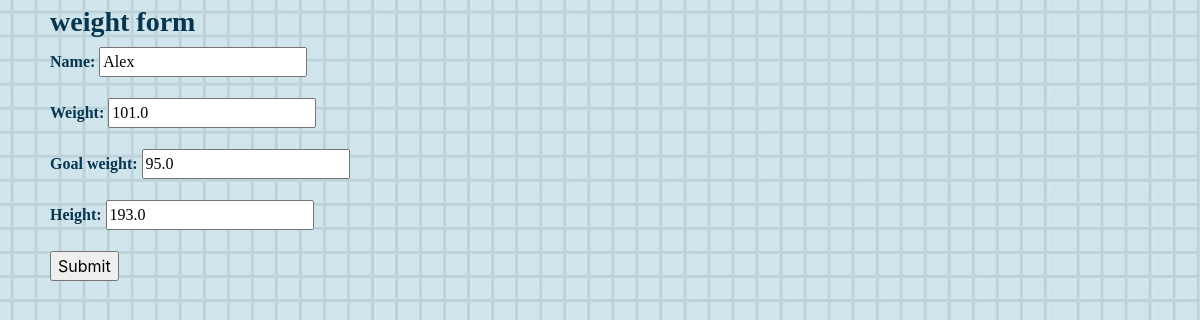
The page /update-details/1/ on the database as committed earlier.
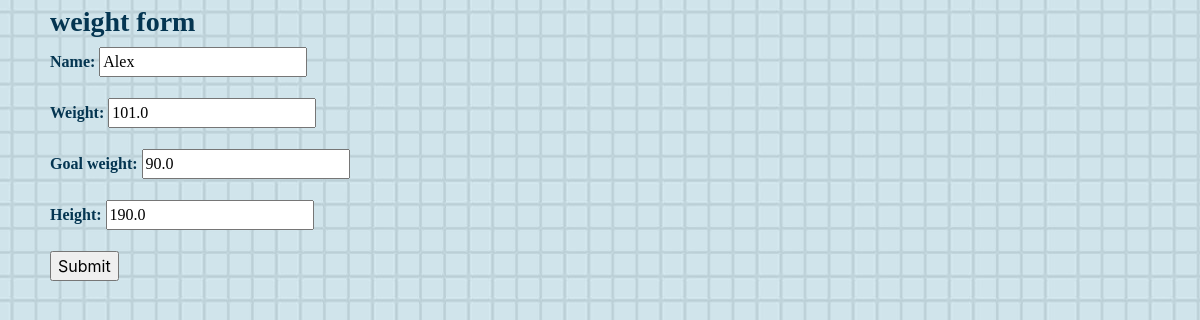
The same page on the database as committed later.
### ffwc_app/models.py (models this page shows, shortened)
class User_Data(models.Model):
    user = models.ForeignKey(
                    User, on_delete=models.CASCADE, null=True, blank=True)
    name = models.CharField(max_length=20)
    weight = models.FloatField(validators=[MinValueValidator(0.0)], )
    goal_weight = models.FloatField(validators=[MinValueValidator(0.0)], )
    height = models.FloatField(validators=[MinValueValidator(0.0)], )
    created = models.DateTimeField(auto_now_add=True)
    class Meta:
        ordering = ['created']

### ffwc_app/views.py (the view, shortened to what this page needs)
# urls.py: path('update-details/<int:pk>/', ChangeUserDetails.as_view(), name='update-details'),
class ChangeUserDetails(UpdateView, LoginRequiredMixin):
    model = User_Data
    fields = ['name', 'weight', 'goal_weight', 'height']
    success_url = reverse_lazy('account')

### ffwc_app/templates/ffwc_app/user_data_form.html (shortened to what this page needs)
{% extends 'ffwc_app/base.html' %}
{% block content %}
<h3>weight form</h3>
<form action="" method="post">
  {{ form.as_p }}
  <input type="submit" value="Submit">
</form>
{% endblock %}

Rows that differ between the two databases and show on the page:
changed User_Data "Alex": goal_weight "95.0" → "90.0"; height "193.0" → "190.0"
